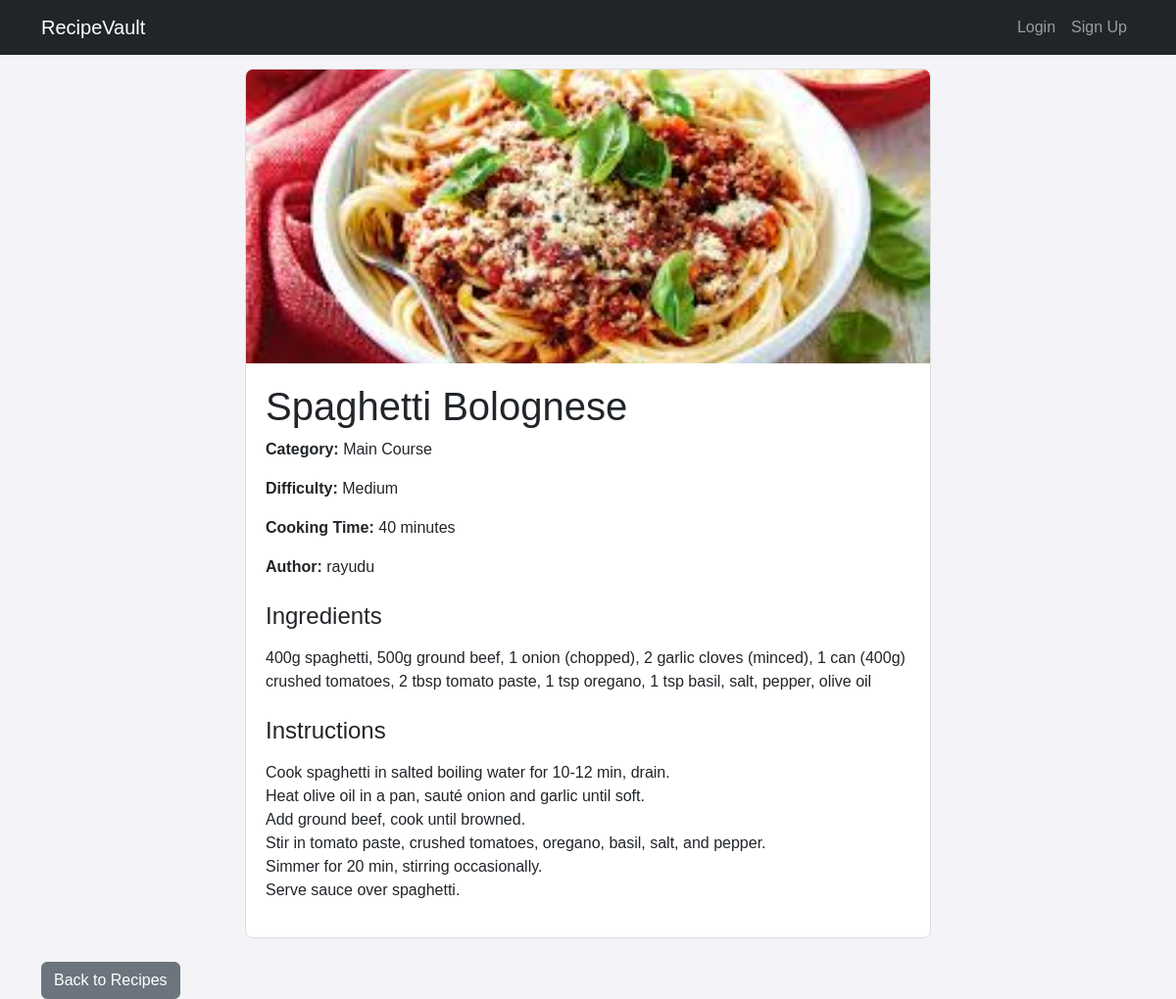
Page /recipe/3/ on the committed database.
### recipe/models.py (models this page shows, shortened)
class Recipe(models.Model):
    STATUS_CHOICES = (
        ('pending', 'Pending'),
        ('approved', 'Approved'),
        ('rejected', 'Rejected'),
    )
    DIFFICULTY_CHOICES = (
        ('easy', 'Easy'),
        ('medium', 'Medium'),
        ('hard', 'Hard'),
    )
    title = models.CharField(max_length=200)
    ingredients = models.TextField()
    instructions = models.TextField()
    cooking_time = models.PositiveIntegerField(validators=[MinValueValidator(1)], help_text="In minutes")
    difficulty = models.CharField(max_length=10, choices=DIFFICULTY_CHOICES)
    category = models.ForeignKey(Category, on_delete=models.CASCADE)
    author = models.ForeignKey(User, on_delete=models.CASCADE)
    status = models.CharField(max_length=10, choices=STATUS_CHOICES, default='pending')
    image = models.ImageField(upload_to='recipes/', blank=True, null=True)
    created_at = models.DateTimeField(auto_now_add=True)
    updated_at = models.DateTimeField(auto_now=True)

class Category(models.Model):
    name = models.CharField(max_length=100, unique=True)

### recipe/views/views.py (the view)
# urls.py: path('recipe/<int:pk>/', RecipeDetailView.as_view(), name='recipe_detail'),
class RecipeDetailView(View):
    def get(self, request, pk):
        recipe = get_object_or_404(Recipe, pk=pk)
        if recipe.status != 'approved' and recipe.author != request.user and not request.user.is_staff:
            return redirect('recipe_list')
        return render(request, 'recipes/recipe_detail.html', {'recipe': recipe})

### recipe/templates/recipes/recipe_detail.html (shortened to what this page needs)
<!DOCTYPE html>
<html lang="en">
<head>
</head>
<body>
    {% extends 'base.html' %}
{% block content %}
    <div class="card recipe-detail-card">
        {% if recipe.image %}
            <img src="{{ recipe.image.url }}" class="card-img-top" alt="{{ recipe.title }}">
        {% else %}
            <img src="https://via.placeholder.com/500x300?text=No+Image" class="card-img-top" alt="No image available">
        {% endif %}
        <div class="card-body">
            <h1>{{ recipe.title }}</h1>
            <p><strong>Category:</strong> {{ recipe.category.name }}</p>
            <p><strong>Difficulty:</strong> {{ recipe.get_difficulty_display }}</p>
            <p><strong>Cooking Time:</strong> {{ recipe.cooking_time }} minutes</p>
            <p><strong>Author:</strong> {{ recipe.author.username }}</p>
            <h3>Ingredients</h3>
            <p>{{ recipe.ingredients|linebreaks }}</p>
            <h3>Instructions</h3>
            <p>{{ recipe.instructions|linebreaks }}</p>
        </div>
    </div>
    <a href="{% url 'recipe_list' %}" class="btn btn-secondary btn-back">Back to Recipes</a>
{% endblock %}

### recipe/templates/base.html (style rules this page uses)
body { padding-top: 70px; background: #f4f4f8; font-family: Arial, sans-serif; }

### recipe/templates/recipes/recipe_detail.html (style rules this page uses)
.recipe-detail-card { max-width: 700px; margin: 0 auto; border: 1px solid #ddd; border-radius: 8px; overflow: hidden; }
.recipe-detail-card .card-img-top { width: 100%; height: 300px; object-fit: cover; display: block; }
.recipe-detail-card .card-body { padding: 20px; }
.recipe-detail-card .card-body p { font-size: 1rem; margin-bottom: 1rem; }
.recipe-detail-card .card-body h3 { font-size: 1.5rem; margin-top: 1.5rem; margin-bottom: 0.5rem; }
.btn-back { margin-top: 1.5rem; display: inline-block; }

### rows in the picture
Recipe: image (picture), title "Spaghetti Bolognese", category.name "Main Course", difficulty "Medium", cooking_time "40", author.username "rayudu", ingredients "400g spaghetti, 500g ground beef, 1 onion (chopped), 2 garlic cloves (minced), 1 can (400g) crushed tomatoes, 2 tbsp tomato paste, 1 tsp oregano, 1 tsp basil, salt, pepper, olive oil", instructions "Cook spaghetti in salted boiling water for 10-12 min, drain. Heat olive oil in a pan, sauté onion and garlic until soft. Add ground beef, cook until browned. Stir in tomato paste, crushed tomatoes, oregano, basil, salt, and pepper. Simmer for 20 min, stirring occasionally. Serve sauce over spaghetti."
